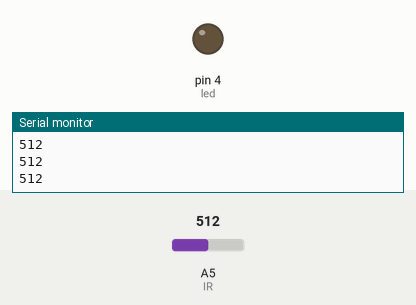
This sketch was run on a simulated Arduino Uno, built with avr-gcc and run on an emulated ATmega328P. On the bench: output pins drawn as LEDs (lit = HIGH), the last lines printed to the serial monitor. The inputs (shaded band) are chosen by the test bench; at power-on: A5 (IR) = 512.

Above: at 1.2 s.
1.3 s: A5 (IR) set to 990
2.8 s: A5 (IR) set to 1008
At 3.9 s:
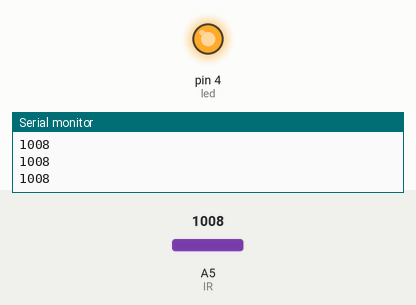
4.3 s: A5 (IR) set to 900
At 5.0 s:
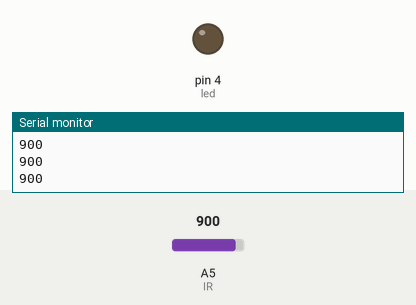
5.8 s: A5 (IR) set to 1010
At 6.2 s:
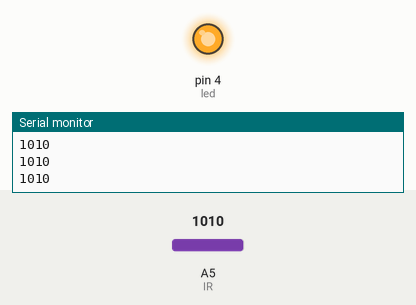
Timing chart, 0 to 8.3 s (numbered marks = the images above; inputs shaded):
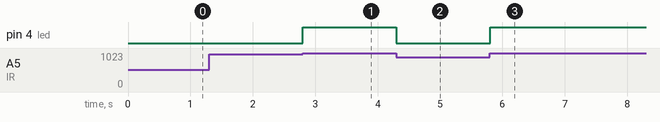

Measured:
- the behaviour switches between 1000 and 1001 on A5 (IR) (found by bisection; images 0 and 1)
- after the input at 2.8 s, pin 4 (led): LOW → HIGH at once
- after the input at 4.3 s, pin 4 (led): HIGH → LOW at once
- after the input at 5.8 s, pin 4 (led): LOW → HIGH at once

The sketch:

proj3_analog_read_LED_on_off_sensor.ino
```cpp
int IR = A5;
int led = 4;
int IRvalue = 0;
//boolean LEDStatus = false;

void setup()
{

 pinMode(led,OUTPUT);
 pinMode(IR, INPUT);
 Serial.begin(9600);

}

void loop() {

//    int IRstatus = digitalRead(IR);
//   should use analog read because there are not only 0/1
//    if (IRstatus == 1)
//    {
//
//      if(LEDStatus==false){
//        LEDStatus=true;
//        digitalWrite(led, HIGH);
//    }
//    else {
//      LEDStatus=false;
//    digitalWrite(led, LOW);
//    }
//    }
//
int IRvalue = analogRead(IR);

  if (IRvalue > 1000)
 {
  digitalWrite (led, HIGH);
 }

 else
 {
  digitalWrite (led, LOW);
 }
 Serial.println(IRvalue);
  }
```
